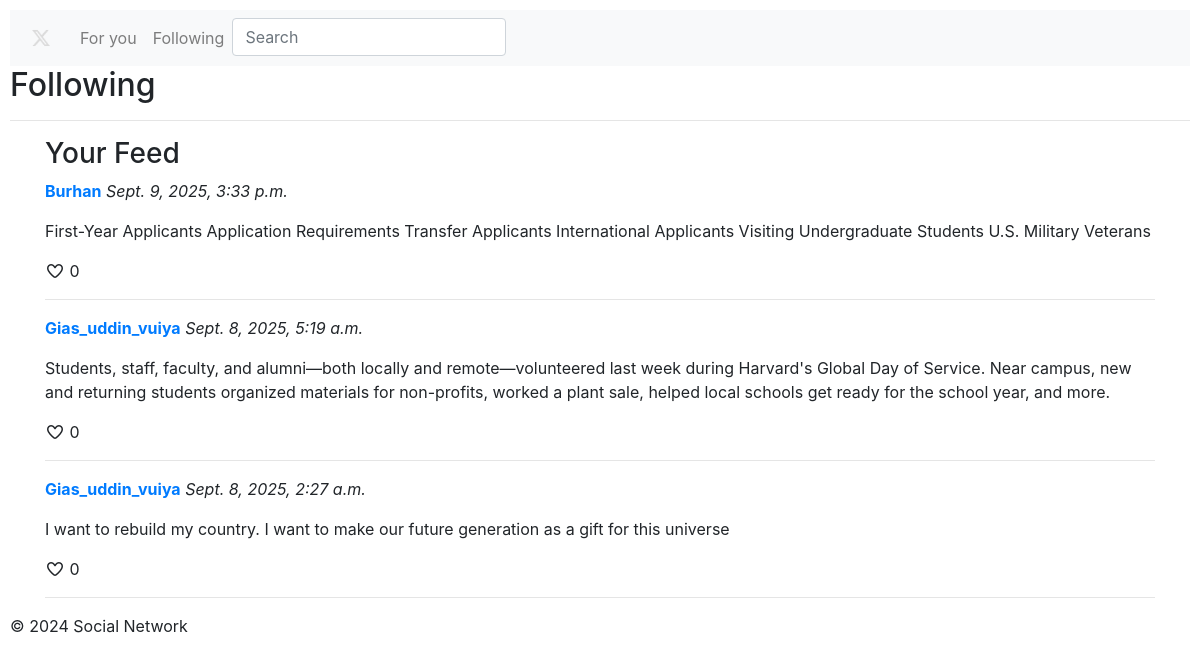
The page /following (signed in) on the database its author committed.
### network/models.py (models this page shows, shortened)
class Post(models.Model):
    user = models.ForeignKey(User, on_delete=models.CASCADE, related_name="posts")
    content = models.TextField()
    timestamp = models.DateTimeField(auto_now_add=True)

class User(AbstractUser):
    pass

### network/views.py (the view)
# urls.py: path("following", views.following, name="following"),
def following(request):
    if not request.user.is_authenticated:
        return HttpResponseRedirect(reverse("index"))
    following_users = Followers.objects.filter(follower=request.user).values_list('user', flat=True)
    posts = Post.objects.filter(user__in=following_users).order_by('-timestamp')
    return render(request, "network/following.html", {
        "posts": posts
    })

### network/templates/network/following.html
{% extends 'network/layout.html' %}
{% block body %}
    <h2>Following</h2>
    <hr>
    <div class="container">
        <h3>Your Feed</h3>
        {% for post in posts %}
            <div class="post">
                <p><strong><a href="{% url 'profile' post.user.username %}">{{ post.user.username }}</a></strong> <em>{{ post.timestamp }}</em></p>
                <p>{{ post.content }}</p>
                <i class="fa-regular fa-heart"></i> <span>0</span>
                <hr>
            </div>
        {% empty %}
            <p>No posts available from users you are following.</p>
        {% endfor %}
    </div>
{% endblock %}

### network/static/network/styles.css (style rules this page uses)
body { padding: 10px; box-sizing: border-box; }
.container { margin-top: 10px; }

### rows shown on the page
Post: user.username "Burhan", timestamp "Sept. 9, 2025, 3:33 p.m.", content "First-Year Applicants Application Requirements Transfer Applicants International Applicants Visiting Undergraduate Students U.S. Military Veterans"
Post: user.username "Gias_uddin_vuiya", timestamp "Sept. 8, 2025, 5:19 a.m.", content "Students, staff, faculty, and alumni—both locally and remote—volunteered last week during Harvard's Global Day of Service. Near campus, new and returning students organized materials for non-profits, worked a plant sale, helped local schools get ready for the school year, and more."
Post: user.username "Gias_uddin_vuiya", timestamp "Sept. 8, 2025, 2:27 a.m.", content "I want to rebuild my country. I want to make our future generation as a gift for this universe"
